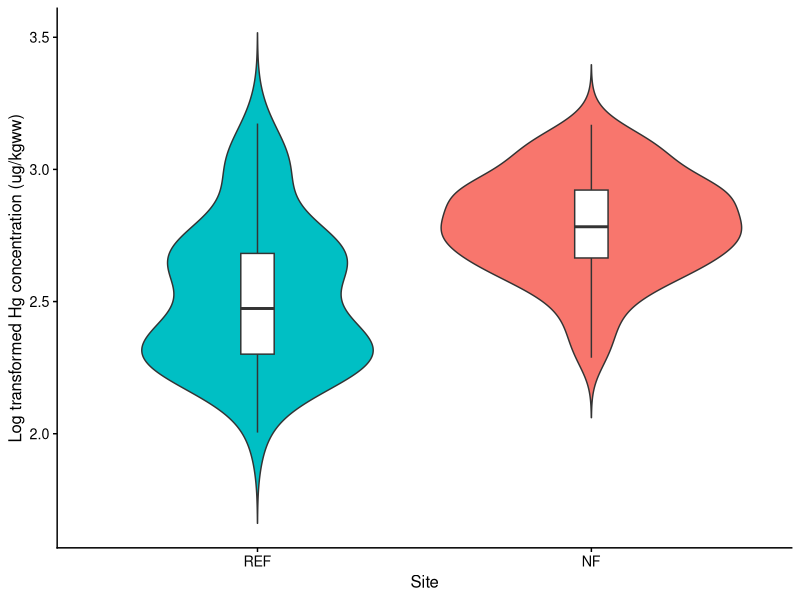
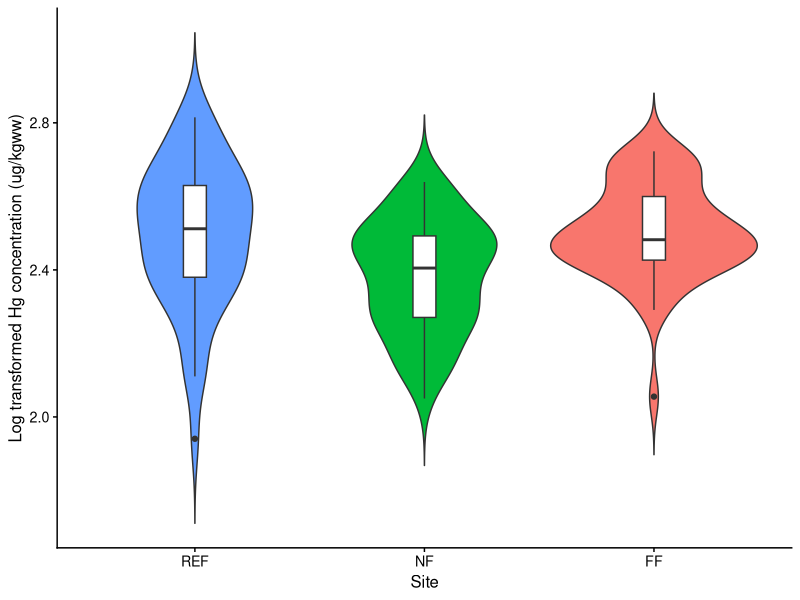
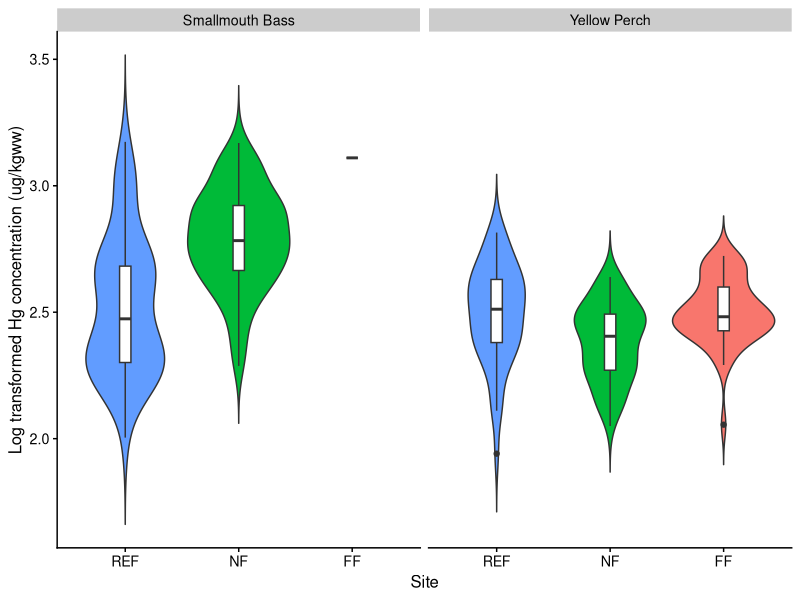
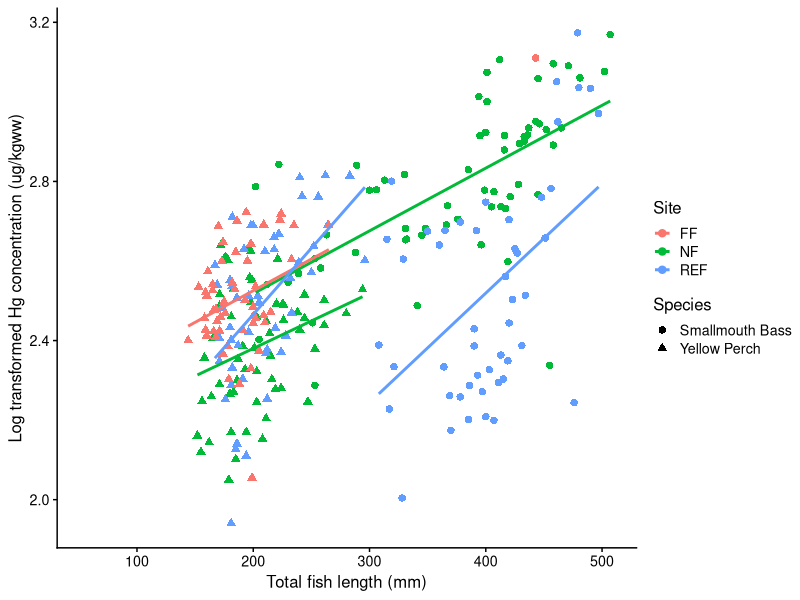
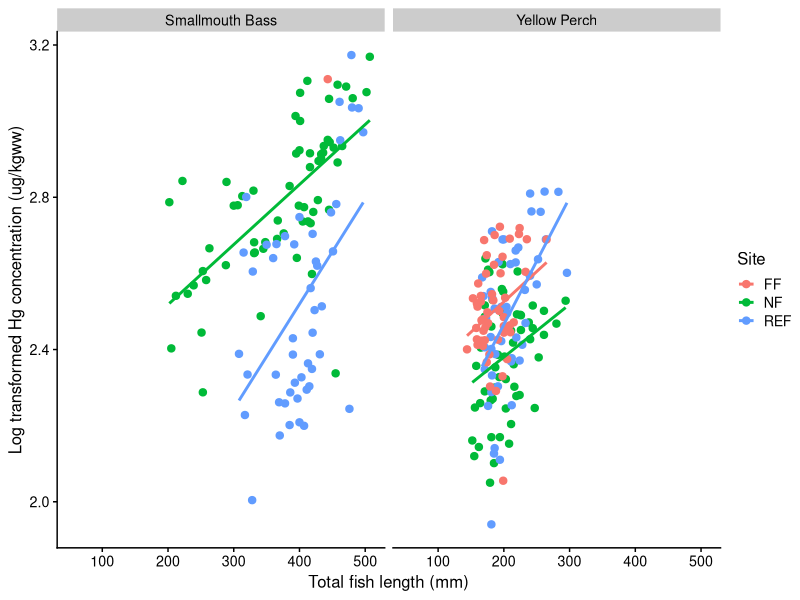
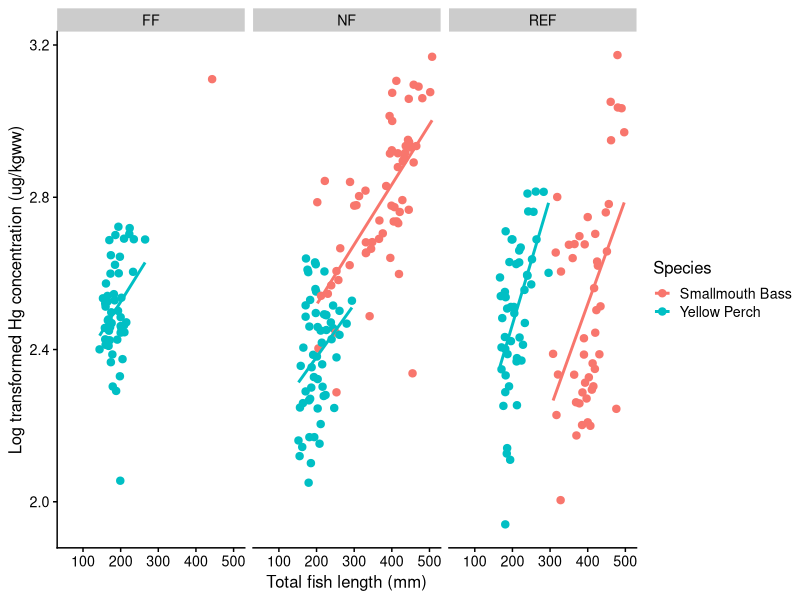

Source code (R) for these figures, in order:
library(tidyverse)
library(cowplot)
library(ggplot2)
dat <- read_csv("New_Brunswick_Fall_2020_fish_data.csv")

#From my last assignment, I decided to log transform my Hg concentration because it led to a more normal dsitrbution
#I also separated Adults from YOY and Smallmouth Bass from Yellow Perch into different data frames for graphing and analyses
#I'll also mutate the full data frame in case I want to use SMB and YP in the same graph (there is no YOY mercury data so no need to filter out)
dat <- dat %>% mutate(log10Hg_ug_per_kgww = log10(Hg_ug_per_kgww))

Adult_SMB <- dat %>% 
  filter(Species == "Smallmouth Bass" & AgeCategory == "Adult") %>% 
  mutate(log10Hg_ug_per_kgww = log10(Hg_ug_per_kgww))

Adult_YP <- dat %>% 
  filter(Species == "Yellow Perch" & AgeCategory == "Adult") %>% 
  mutate(log10Hg_ug_per_kgww = log10(Hg_ug_per_kgww))

#I'm going to make violin plots to show the distribution of Hg concentration at each site (separate graphs for each species)
#I'm using a violin plot instead of simply as boxplot to have a better visualization of the distribution of the data
#However, I will supeimpose and boxplot so that I can still see the descriptive stats (median, IQR, outliers)
#I will also order the sites from upstream of the dam (REF) to downstream (NF, FF)

#SMB Hg concentration (remember, FF excluded because only 2 fish caught there)
ggplot(Adult_SMB, aes(x= Site, y = log10Hg_ug_per_kgww, fill = Site, na.rm = TRUE)) +
  geom_violin(trim=FALSE, na.rm=TRUE) +
  geom_boxplot(width=0.1, fill = "white", na.rm = TRUE) +
  theme_cowplot(12) +
  labs(x="Site", y="Log transformed Hg concentration (ug/kgww)") +
  scale_x_discrete(limits = c("REF", "NF")) +
  theme(legend.position="none")

#I got a warning message that 2 rows contain missing values (stat_boxplot), however I used na.rm=TRUE in geom_boxplot
#Maybe it's because I have 2 fish actually caught for FF but I excluded the site because that isn't a large enough population to represent the site

#YP Hg concentration 
ggplot(Adult_YP, aes(x= Site, y = log10Hg_ug_per_kgww, fill = Site, na.rm = TRUE)) +
  geom_violin(trim=FALSE, na.rm=TRUE) +
  geom_boxplot(width=0.1, fill = "white", na.rm = TRUE) +
  theme_cowplot(12) +
  labs(x="Site", y="Log transformed Hg concentration (ug/kgww)") +
  scale_x_discrete(limits = c("REF", "NF", "FF")) +
  theme(legend.position="none")

#Let's also facet these graphs so we can see the species side by side 
ggplot(dat, aes(x= Site, y = log10Hg_ug_per_kgww, fill = Site, na.rm = TRUE)) +
  geom_violin(trim=FALSE, na.rm=TRUE) +
  geom_boxplot(width=0.1, fill = "white", na.rm = TRUE) +
  theme_cowplot(12) +
  labs(x="Site", y="Log transformed Hg concentration (ug/kgww)") +
  scale_x_discrete(limits = c("REF", "NF", "FF")) +
  theme(legend.position="none") +
  facet_grid(.~Species)

#It's interesting that for SMB, the Hg concentration was highest just downstream of the dam (NF), however in YP, the Hg concentration was highest upstream of the dam (REF), and lowest in the site just downstream of the dam (NF)
#Perhaps this difference could be from a difference in food sources within each species at each site
#I am going to perform of a stable isotope analysis of carbon (δ¹³C) to determine their reliance on terrestrial or aquatic food sources and a stable isotope analysis of nitrogen (δ¹⁵N) to indicate the trophic level of different organisms
#Hopefully these analyses can help explain the difference in merucry concentrations between sites 

#A general trend in mercury in fish is that Hg concentration increases with length
#I will make a plot that plots total length vs Hg concentration and run a line of best fit through the data
#Separate lines will be used for each species and each site within each species
#I chose to use shapes for species and colour for site because the species have different sizes which separates them along the x axis, however the YP points overlap a lot so it's more clear to distinguish the sites with colour
ggplot(dat, aes(x= TotalLength_mm, y = log10Hg_ug_per_kgww, colour=Site, shape=Species, group=interaction(Site, Species), na.rm=TRUE)) +
  geom_point(na.rm=TRUE, size = 2.2) +
  geom_smooth(aes(x = TotalLength_mm, y = log10Hg_ug_per_kgww), method = "lm", na.rm=TRUE, se=F) +
  theme_cowplot(12) +
  labs(x="Total fish length (mm)", y="Log transformed Hg concentration (ug/kgww)", shape="Species", colour="Site")

#Its seems that within each site, SMB and YP tend to have a similar trend (similar slope) of an increase in Hg with length 
#So essentially, there is a difference in the relationship between fish length and Hg concentration between the sites (specifically NF and REF), and this trend is common for both species
#It seems that in REF, there is a greater increase in Hg concentration with total fish length compared to NF and FF
#Also, it appears that in REF, YP have a higher Hg concentration per length than SMB, whereas in NF, this trend is the opposite
#This may come down again to differences in food sources and relative trophic position within each site but I never would have expected YP to have a greater Hg concentration per length than SMB because SMB tend to be higher in the food web and Hg biomagnifies
#Although, it's also important to note that the range in fish lengths between the species barely overlap so I am just making an extrapolation that the same trend would occur in YP if it could be measured at longer lengths, but I can't definitively say this would be true so this brings up a limitation when comparing between species
#Nevertheless, these are all assumptions made on the trends I'm seeing in the graph but I would need to do an ANCOVA to say whether these trends are significant or not

#Let's try make this plot using facets for different species so that the data are a little less noisy on the graph
ggplot(dat, aes(x= TotalLength_mm, y = log10Hg_ug_per_kgww, colour=Site, group=interaction(Site, Species), na.rm=TRUE)) +
  geom_point(na.rm=TRUE, size = 2.2) +
  geom_smooth(aes(x = TotalLength_mm, y = log10Hg_ug_per_kgww), method = "lm", na.rm=TRUE, se=F) +
  theme_cowplot(12) +
  labs(x="Total fish length (mm)", y="Log transformed Hg concentration (ug/kgww)", colour="Site") +
  facet_grid(.~Species) 

#Now it looks like YP in REF don't have a greater Hg concentration per unit of length
#This is because I'm comparing lines that are on different locations on the x axis
#Therefore, I don't find this graph helpful when comparing the data between species

#Let's try doing a facet but for site instead of species
ggplot(dat, aes(x= TotalLength_mm, y = log10Hg_ug_per_kgww, colour=Species, group=interaction(Site, Species), na.rm=TRUE)) +
  geom_point(na.rm=TRUE, size = 2.2) +
  geom_smooth(aes(x = TotalLength_mm, y = log10Hg_ug_per_kgww), method = "lm", na.rm=TRUE, se=F) +
  theme_cowplot(12) +
  labs(x="Total fish length (mm)", y="Log transformed Hg concentration (ug/kgww)", colour="Species") +
  facet_grid(.~Site) 

#I guess this graph is a little cleaner to look at but it still takes my brain a while to make comparisons across the data
#Overall I enjoy the first graph I made of length vs Hg concentration with both species and all sites on the same graph because it's easier to make all the different kinds or comparisons (between sites within species, between species within sites) when it's all right on the same scale and graph
#I know that the facet graphs are also on the same scale but it's still easier to compare the slopes and intercepts for me when they're all on the same graph
#I think this agrees with Cleveland's Hierarchy as well  
